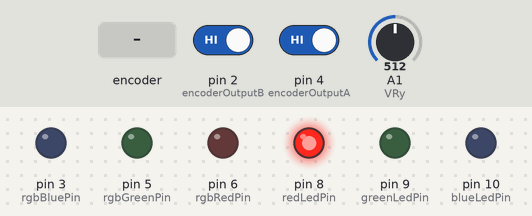
This sketch was run on a simulated Arduino Uno, built with avr-gcc and run on an emulated ATmega328P. Parts: output pins drawn as LEDs (lit = HIGH). The inputs (shaded band) are chosen by the test bench; at power-on: pin 2 (encoderOutputB) HIGH, pin 4 (encoderOutputA) HIGH, A1 (VRy) = 512.

Above: at 1.2 s.
1.3 s: rotary encoder on pin 4 (encoderOutputA) / pin 2 (encoderOutputB) turned 3 steps (first pin leading)
Timing chart, 0 to 4.3 s (numbered marks = the images above; inputs shaded):
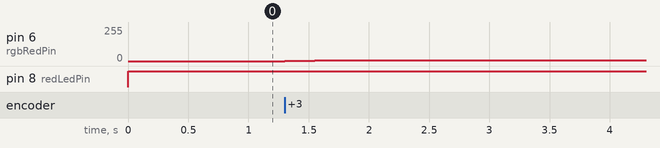

The sketch:

rgb-led-control.ino
```cpp
/* Code written by Adrien Louvrier, 27/12/2020
 *
 * Objective : control a rgb led with a joystick and an encoder
 * Card used : Arduino Uno
 *
 * Electronic Circuit :
 *
 * input :
 * - A joystick connected to pins A1, 5V and grd
 * - An encoder (output A -> pin 4, output B -> pin 2)
 *
 * output :
 * - 3 leds (red led, green led and blue led) with 330 Ohms resistors in serial connected to pins 8, 9, 10 and grd
 * - An RGB led with 330 Ohms resitor in serial (red pin -> pin 6, green pin -> pin 5, blue pin -> pin 3, grd pin -> grd)
 */

 #define VRy A1

 #define encoderOutputA 4 // encoder pins
 #define encoderOutputB 2

 #define redLedPin 8 // leds pins
 #define greenLedPin 9
 #define blueLedPin 10

 #define rgbRedPin 6 // rgb led pins
 #define rgbGreenPin 5
 #define rgbBluePin 3

 int redValue = 0; // Amount of color
 int greenValue = 0;
 int blueValue = 0;

 int ledState = 0; // Color of the rgb led we want to change
 boolean ledChanged = false; // Variable used to know if the color selected has changed
 int aState; // Current state of the output A of the encoder
 int aLastState; // Last state of the output A of the encoder

void setup() {
  // Setup the output A of the encoder
  pinMode(encoderOutputA, INPUT);
  pinMode(encoderOutputB, INPUT);

  // Setup the leds pins in output mode
  pinMode(redLedPin, OUTPUT);
  pinMode(greenLedPin, OUTPUT);
  pinMode(blueLedPin, OUTPUT);

  // Setup the rgb pins in output mode
  pinMode(rgbRedPin, OUTPUT);
  pinMode(rgbGreenPin, OUTPUT);
  pinMode(rgbBluePin, OUTPUT);

  // Initialize the last state of the output A of the encoder
  aLastState = digitalRead(encoderOutputA);
}

void loop() {
  // Read the value of the y axis of the joystick
  int VRyValue = analogRead(VRy);

  // Change the color we want to change the amount of brightness
  if ((VRyValue > 1000) && (ledState < 2) && (ledChanged == true)){
   ++ledState;
   ledChanged = false;
  }
  if ((VRyValue < 100) && (ledState > 0) && (ledChanged == true)){
   --ledState;
   ledChanged = false;
  }

  if ((VRyValue >= 100) && (VRyValue <= 1000)){
   ledChanged = false;
  }

  // Read the state of the output A of the encoder
  aState = digitalRead(encoderOutputA);

  // Turn on and off leds according to the color selected
  // If the ledState is at 0, change the red amount of color
  if (ledState == 0){
   digitalWrite(redLedPin, HIGH);
   digitalWrite(greenLedPin, LOW);
   digitalWrite(blueLedPin, LOW);

   // Increase or decrease the amount of the color according to the direction of rotation of the encoder
   if (aState != aLastState){
    if (digitalRead(encoderOutputB) != aState && redValue < 255) {
      ++redValue;
    } else if (redValue > 0) {
      --redValue;
    }
   }
  }

  // If the ledState is at 1, change the green amount of color
  if (ledState == 1) {
   digitalWrite(redLedPin, LOW);
   digitalWrite(greenLedPin, HIGH);
   digitalWrite(blueLedPin, LOW);

   // Increase or decrease the amount of the color according to the direction of rotation of the encoder
   if (aState != aLastState) {
    if (digitalRead(encoderOutputB) != aState && greenValue < 255){
      ++greenValue;
    } else if (greenValue > 0) {
      --greenValue;
    }
   }
  }

  // If the ledState is at20, change the blue amount of color
  if (ledState == 2) {
   digitalWrite(redLedPin, LOW);
   digitalWrite(greenLedPin, LOW);
   digitalWrite(blueLedPin, HIGH);

   // Increase or decrease the amount of the color according to the direction of rotation of the encoder
   if (aState != aLastState) {
    if (digitalRead(encoderOutputB) != aState && blueValue < 255) {
      ++blueValue;
    } else if (blueValue > 0) {
      --blueValue;
    }
   }
  }

  // Keep in memory the last state of the output A of the encoder
  aLastState = aState;

  // Turn on the rgb led according to the amount of red, blue and green
  analogWrite(rgbRedPin, redValue);
  analogWrite(rgbGreenPin, greenValue);
  analogWrite(rgbBluePin, blueValue);
}
```

Measured:
- after the input at 1.3 s, pin 6 (rgbRedPin): 0/255 → 2/255 at once, → 4/255 0.20 s later, → 6/255 0.20 s later
